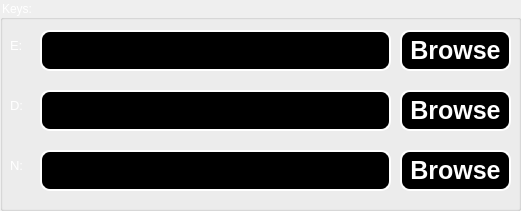
     <widget class="QGroupBox" name="groupBox_2">
      <property name="geometry">
       <rect>
        <x>20</x>
        <y>160</y>
        <width>521</width>
        <height>211</height>
       </rect>
      </property>
      <property name="styleSheet">
       <string notr="true">color: rgb(255, 255, 255);</string>
      </property>
      <property name="title">
       <string>Keys:</string>
      </property>
      <widget class="QLabel" name="label_10">
       <property name="geometry">
        <rect>
         <x>10</x>
         <y>20</y>
         <width>21</width>
         <height>51</height>
        </rect>
       </property>
       <property name="font">
        <font>
         <pointsize>10</pointsize>
        </font>
       </property>
       <property name="text">
        <string>E:</string>
       </property>
      </widget>
      <widget class="QLabel" name="label_11">
       <property name="geometry">
        <rect>
         <x>10</x>
         <y>80</y>
         <width>21</width>
         <height>51</height>
        </rect>
       </property>
       <property name="font">
        <font>
         <pointsize>10</pointsize>
        </font>
       </property>
       <property name="text">
        <string>D:</string>
       </property>
      </widget>
      <widget class="QLabel" name="label_12">
       <property name="geometry">
        <rect>
         <x>10</x>
         <y>140</y>
         <width>21</width>
         <height>51</height>
        </rect>
       </property>
       <property name="font">
        <font>
         <pointsize>10</pointsize>
        </font>
       </property>
       <property name="text">
        <string>N:</string>
       </property>
      </widget>
      <widget class="QTextEdit" name="d_box_2">
       <property name="geometry">
        <rect>
         <x>40</x>
         <y>90</y>
         <width>351</width>
         <height>41</height>
        </rect>
       </property>
       <property name="font">
        <font>
         <pointsize>10</pointsize>
        </font>
       </property>
       <property name="styleSheet">
        <string notr="true">color: rgb(255, 255, 255);
background-color: rgb(0, 0, 0);
border-color: rgb(255, 255, 255);
border-style:outset;
border-width:2px;
border-radius:10px;
border-color:white;</string>
       </property>
      </widget>
      <widget class="QTextEdit" name="n_box_2">
       <property name="geometry">
        <rect>
         <x>40</x>
         <y>150</y>
         <width>351</width>
         <height>41</height>
        </rect>
       </property>
       <property name="font">
        <font>
         <pointsize>10</pointsize>
        </font>
       </property>
       <property name="styleSheet">
        <string notr="true">color: rgb(255, 255, 255);
background-color: rgb(0, 0, 0);
border-color: rgb(255, 255, 255);
border-style:outset;
border-width:2px;
border-radius:10px;
border-color:white;</string>
       </property>
      </widget>
      <widget class="QPushButton" name="browse3">
       <property name="geometry">
        <rect>
         <x>400</x>
         <y>90</y>
         <width>111</width>
         <height>41</height>
        </rect>
       </property>
       <property name="font">
        <font>
         <pointsize>-1</pointsize>
         <weight>75</weight>
         <italic>false</italic>
         <bold>true</bold>
        </font>
       </property>
       <property name="styleSheet">
        <string notr="true">background-color:black;
color:white;
border-style:outset;
border-width:2px;
border-radius:10px;
border-color:white;
font:bold 25px;
padding: 8px;</string>
       </property>
       <property name="text">
        <string>Browse</string>
       </property>
      </widget>
      <widget class="QPushButton" name="browse4">
       <property name="geometry">
        <rect>
         <x>400</x>
         <y>150</y>
         <width>111</width>
         <height>41</height>
        </rect>
       </property>
       <property name="font">
        <font>
         <pointsize>-1</pointsize>
         <weight>75</weight>
         <italic>false</italic>
         <bold>true</bold>
        </font>
       </property>
       <property name="styleSheet">
        <string notr="true">background-color:black;
color:white;
border-style:outset;
border-width:2px;
border-radius:10px;
border-color:white;
font:bold 25px;
padding: 8px;</string>
       </property>
       <property name="text">
        <string>Browse</string>
       </property>
      </widget>
      <widget class="QTextEdit" name="e_box_2">
       <property name="geometry">
        <rect>
         <x>40</x>
         <y>30</y>
         <width>351</width>
         <height>41</height>
        </rect>
       </property>
       <property name="font">
        <font>
         <family>MS Shell Dlg 2</family>
         <pointsize>10</pointsize>
        </font>
       </property>
       <property name="styleSheet">
        <string notr="true">color: rgb(255, 255, 255);
background-color: rgb(0, 0, 0);
border-color: rgb(255, 255, 255);
border-style:outset;
border-width:2px;
border-radius:10px;
border-color:white;</string>
       </property>
      </widget>
      <widget class="QPushButton" name="browse2">
       <property name="geometry">
        <rect>
         <x>400</x>
         <y>30</y>
         <width>111</width>
         <height>41</height>
        </rect>
       </property>
       <property name="font">
        <font>
         <pointsize>-1</pointsize>
         <weight>75</weight>
         <italic>false</italic>
         <bold>true</bold>
        </font>
       </property>
       <property name="styleSheet">
        <string notr="true">background-color:black;
color:white;
border-style:outset;
border-width:2px;
border-radius:10px;
border-color:white;
font:bold 25px;
padding: 8px;</string>
       </property>
       <property name="text">
        <string>Browse</string>
       </property>
      </widget>
     </widget>
